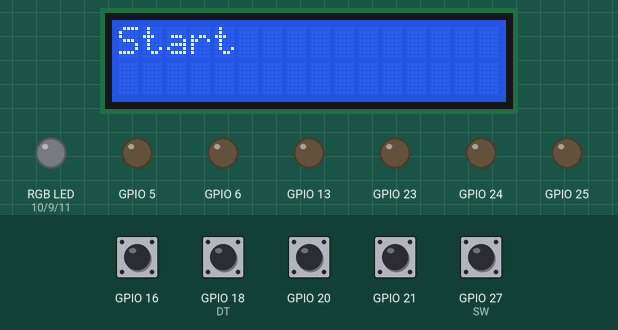
The program below on a simulated Raspberry Pi (BCM pin numbers). Parts: 16×2 character LCD, an RGB LED mixed from three pins (HIGH = lit), output pins drawn as LEDs (lit = HIGH). The inputs (shaded band) are chosen by the test bench; at power-on: GPIO 16, GPIO 18 (DT), GPIO 20, GPIO 21, GPIO 27 (SW) HIGH. The clock reads 2024-03-15 10:24:30 at power-on unless the program sets it; what the program prints to the terminal is not drawn.

Above: at 1.4 s.
1.5 s: GPIO 16 pulled LOW for 0.15 s
At 2.0 s:
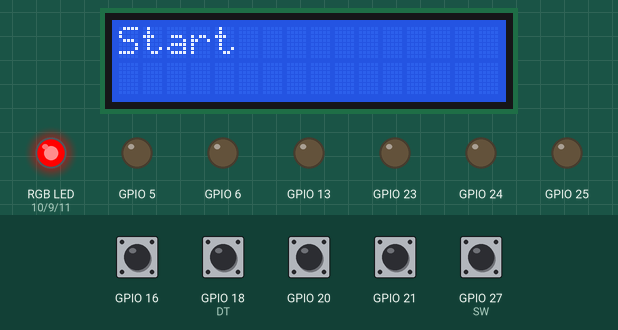
3.1 s: GPIO 20 pulled LOW for 0.15 s
At 4.3 s:
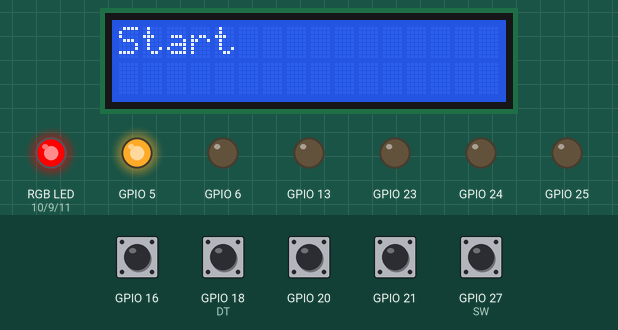
4.7 s: GPIO 21 pulled LOW for 0.15 s
At 5.9 s:
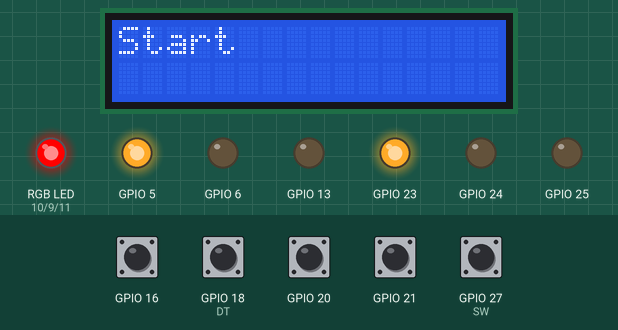
6.3 s: GPIO 16 pulled LOW for 1 s
At 7.1 s:
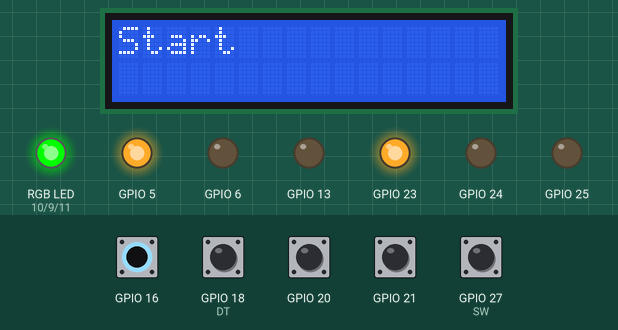
8.8 s: GPIO 20 pulled LOW for 1 s
At 10.0 s:
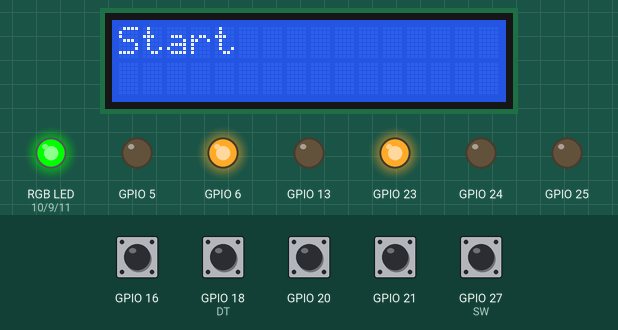
11.3 s: GPIO 21 pulled LOW for 1 s
At 12.0 s:
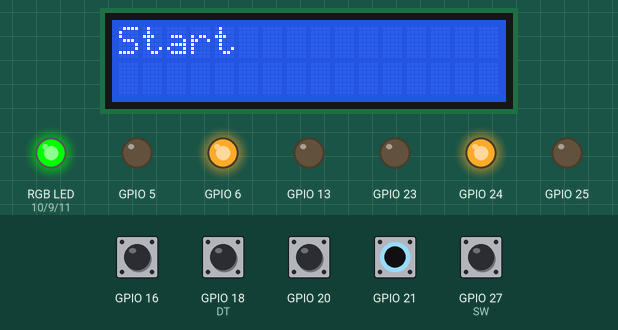
Timing chart, 0 to 14.3 s (numbered marks = the images above; inputs shaded):
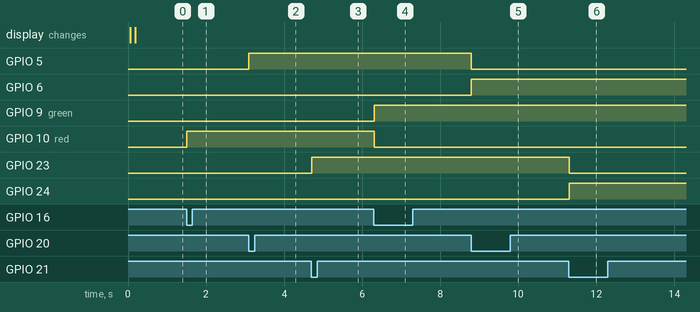

The program:

menu.py
```python
#!/usr/bin/env python3

import time
import smbus2 as smbus
import RPi.GPIO as GPIO


# GPIO Pin Setup for RGB LEDs
LED_PINS = {
    "LED1": {"red": 10, "green": 9, "blue": 11},  # GPIO pins for LED1
    "LED2": {"red": 5, "green": 6, "blue": 13},    # GPIO pins for LED2
    "LED3": {"red": 23, "green": 24, "blue": 25},  # GPIO pins for LED3
}

# GPIO Pin Setup for Touch Sensors
TOUCH_SENSORS = {
    "SENSOR1": 16,  # GPIO pin for Sensor 1 (paired with LED1)
    "SENSOR2": 20,  # GPIO pin for Sensor 2 (paired with LED2)
    "SENSOR3": 21,  # GPIO pin for Sensor 3 (paired with LED3)
}

# Colors to cycle through
COLORS = [
    (1, 0, 0),  # Red
    (0, 1, 0),  # Green
    (0, 0, 1),  # Blue
    (1, 0, 1),  # Purple
]

# Initialize GPIO
GPIO.setmode(GPIO.BCM)

# Setup LED pins as outputs
for led, pins in LED_PINS.items():
    for color, pin in pins.items():
        GPIO.setup(pin, GPIO.OUT, initial = GPIO.LOW)  # Turn off all LEDs initially

# Setup touch sensor pins as inputs with pull-up resistors
for sensor, pin in TOUCH_SENSORS.items():
    GPIO.setup(pin, GPIO.IN, pull_up_down=GPIO.PUD_UP)

# Function to set LED color
def set_led_color(led, red, green, blue):
    GPIO.output(LED_PINS[led]["red"], red)
    GPIO.output(LED_PINS[led]["green"], green)
    GPIO.output(LED_PINS[led]["blue"], blue)

# Dictionary to track the current color state for each LED
color_states = {"LED1": -1, "LED2": -1, "LED3": -1}  # Start with all LEDs off

# Dictionary to track the previous state of each sensor
sensor_states = {sensor: GPIO.LOW for sensor in TOUCH_SENSORS}

# Function to toggle color for a specific LED
def toggle_led_color(led):
    color_states[led] = (color_states[led] + 1) % len(COLORS)
    set_led_color(led, *COLORS[color_states[led]])


# I2C Address for 1602 LCD
LCD_ADDR = 0x27
BUS = smbus.SMBus(1)

# Rotary Encoder GPIO Pins
CLK = 17  # A
DT = 18   # B
SW = 27   # Button

# Menu Structure
menu_tree = {
    "Start": None,
    "Settings": ["Brightness: 100", "Volume: 0", "Back"],
    "Info": ["Version: 1.0.5", "Back"],
    "Exit": None
}

main_menu = list(menu_tree.keys())
submenu = []

# Menu State Tracking
current_menu = main_menu
menu_index = 0
in_submenu = False


# GPIO Setup
GPIO.setup(CLK, GPIO.IN, pull_up_down=GPIO.PUD_UP)
GPIO.setup(DT, GPIO.IN, pull_up_down=GPIO.PUD_UP)
GPIO.setup(SW, GPIO.IN, pull_up_down=GPIO.PUD_UP)


# Rotary Encoder State
clk_last_state = GPIO.input(CLK)
last_turn_time = time.time()  # Tracks last movement time
debounce_interval = 0.75  # Increase to make encoder less sensitive


def write_word(data):
    """Write a byte to the I2C LCD with backlight control."""
    try:
        BUS.write_byte(LCD_ADDR, data | 0x08)  # Backlight ON
    except Exception as e:
        print(f"[ERROR] LCD Write Failed: {e}")

def send_command(command):
    """Send a command to the LCD."""
    write_word(command & 0xF0)
    write_word((command & 0xF0) | 0x04)
    write_word(command & 0xF0)
    write_word((command << 4) & 0xF0)
    write_word(((command << 4) & 0xF0) | 0x04)
    write_word((command << 4) & 0xF0)
    time.sleep(0.002)

def send_data(data):
    """Send a character to the LCD."""
    write_word((data & 0xF0) | 0x01)
    write_word(((data & 0xF0) | 0x05))
    write_word((data & 0xF0) | 0x01)
    write_word(((data << 4) & 0xF0) | 0x01)
    write_word((((data << 4) & 0xF0) | 0x05))
    write_word(((data << 4) & 0xF0) | 0x01)
    time.sleep(0.002)

def init_lcd():
    """Initialize LCD in 4-bit mode."""
    time.sleep(0.05)
    send_command(0x33)
    send_command(0x32)
    send_command(0x28)
    send_command(0x0C)
    send_command(0x01)
    time.sleep(0.1)

def write_lcd(text):
    """Write text to the LCD, clearing previous text."""
    send_command(0x80)
    for i in range(16):
        send_data(ord(text[i]) if i < len(text) else ord(' '))

def update_display():
    """Update LCD with the current menu selection."""
    write_lcd(current_menu[menu_index])
    if in_submenu:
        print(f"[SUBMENU] Now in: {current_menu[menu_index]}")
    else:
        print(f"[MENU] Now in: {current_menu[menu_index]}")


turn_count = 0 # Global variable to store total turns

def read_rotary():
    """Reads rotary encoder input with reduced sensitivity."""
    global menu_index, clk_last_state, last_turn_time, turn_count
    clk_state = GPIO.input(CLK)
    dt_state = GPIO.input(DT)
    current_time = time.time()

    if clk_state != clk_last_state and (current_time - last_turn_time) > debounce_interval:
        if dt_state != clk_state:
            menu_index = (menu_index + 1) % len(current_menu)  # Scroll down
            turn_count += 1 # Increment total turns
            print(f"[ROTARY] Moved DOWN: {current_menu[menu_index]} | Turns: {turn_count}")
        else:
            menu_index = (menu_index - 1) % len(current_menu)  # Scroll up
            turn_count -= 1 # Decrement total turns
            print(f"[ROTARY] Moved UP: {current_menu[menu_index]} | Turns: {turn_count}")

        last_turn_time = current_time  # Update last turn time
        update_display()

    clk_last_state = clk_state

def check_button():
    """Check if the encoder button is pressed."""
    global current_menu, submenu, menu_index, in_submenu

    if GPIO.input(SW) == GPIO.LOW:
        selected_item = current_menu[menu_index]

        if in_submenu:
            if selected_item == "Back":
                current_menu = main_menu
                in_submenu = False
                menu_index = 0
                print(f"[NAVIGATION] Returning to Main Menu")
            else:
                print(f"[ACTION] Selected {selected_item} in submenu")
        else:
            if menu_tree[selected_item]:  # Check if it has a submenu
                submenu = menu_tree[selected_item]
                current_menu = submenu
                in_submenu = True
                menu_index = 0
                print(f"[NAVIGATION] Entering {selected_item} submenu")
            else:
                print(f"[ACTION] Selected {selected_item}")

        update_display()
        time.sleep(0.3)  # Basic debounce

def test():
    # Check each sensor and update its corresponding LED
    for sensor, pin in TOUCH_SENSORS.items():
        current_state = GPIO.input(pin)
        if current_state != sensor_states[sensor]:  # Sensor state has changed
            sensor_states[sensor] = current_state  # Update the sensor state
            if current_state == GPIO.LOW:  # Sensor is pressed (LOW)
                led = f"LED{sensor[-1]}"  # Match sensor to LED (e.g., SENSOR1 -> LED1)
                toggle_led_color(led)

# Initialize LCD
init_lcd()
update_display()

try:
    while True:
        read_rotary()
        check_button()
        test()
        time.sleep(0.01)  # Small delay to reduce CPU usage
except KeyboardInterrupt:
    GPIO.cleanup()
    send_command(0x02)  # Clear LCD
    send_command(0x01)
    print("\n[EXIT] Cleanup and Shutdown...")
```

Measured:
- after the input at 1.5 s, GPIO 10 (red): LOW → HIGH at once
- after the input at 3.1 s, GPIO 5: LOW → HIGH at once
- after the input at 4.7 s, GPIO 23: LOW → HIGH at once
- after the input at 6.3 s, GPIO 9 (green): LOW → HIGH at once; GPIO 10 (red): HIGH → LOW at once
- after the input at 8.8 s, GPIO 5: HIGH → LOW at once; GPIO 6: LOW → HIGH at once
- after the input at 11.3 s, GPIO 23: HIGH → LOW at once; GPIO 24: LOW → HIGH at once
